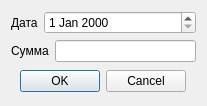
<?xml version="1.0" encoding="UTF-8"?>
<ui version="4.0">
 <class>Dialog</class>
 <widget class="QDialog" name="Dialog">
  <property name="geometry">
   <rect>
    <x>0</x>
    <y>0</y>
    <width>207</width>
    <height>106</height>
   </rect>
  </property>
  <property name="windowTitle">
   <string>Пополнить</string>
  </property>
  <layout class="QGridLayout" name="gridLayout">
   <item row="0" column="0">
    <widget class="QLabel" name="label">
     <property name="text">
      <string>Дата</string>
     </property>
    </widget>
   </item>
   <item row="0" column="1" colspan="2">
    <widget class="QDateEdit" name="dateEdit"/>
   </item>
   <item row="1" column="0" colspan="2">
    <widget class="QLabel" name="label_2">
     <property name="text">
      <string>Сумма</string>
     </property>
    </widget>
   </item>
   <item row="1" column="2">
    <widget class="QLineEdit" name="lineEdit"/>
   </item>
   <item row="2" column="0" colspan="3" alignment="Qt::AlignHCenter|Qt::AlignVCenter">
    <widget class="QDialogButtonBox" name="buttonBox">
     <property name="orientation">
      <enum>Qt::Horizontal</enum>
     </property>
     <property name="standardButtons">
      <set>QDialogButtonBox::Cancel|QDialogButtonBox::Ok</set>
     </property>
    </widget>
   </item>
  </layout>
 </widget>
 <resources/>
 <connections>
  <connection>
   <sender>buttonBox</sender>
   <signal>accepted()</signal>
   <receiver>Dialog</receiver>
   <slot>accept()</slot>
   <hints>
    <hint type="sourcelabel">
     <x>248</x>
     <y>254</y>
    </hint>
    <hint type="destinationlabel">
     <x>157</x>
     <y>274</y>
    </hint>
   </hints>
  </connection>
  <connection>
   <sender>buttonBox</sender>
   <signal>rejected()</signal>
   <receiver>Dialog</receiver>
   <slot>reject()</slot>
   <hints>
    <hint type="sourcelabel">
     <x>316</x>
     <y>260</y>
    </hint>
    <hint type="destinationlabel">
     <x>286</x>
     <y>274</y>
    </hint>
   </hints>
  </connection>
 </connections>
</ui>
